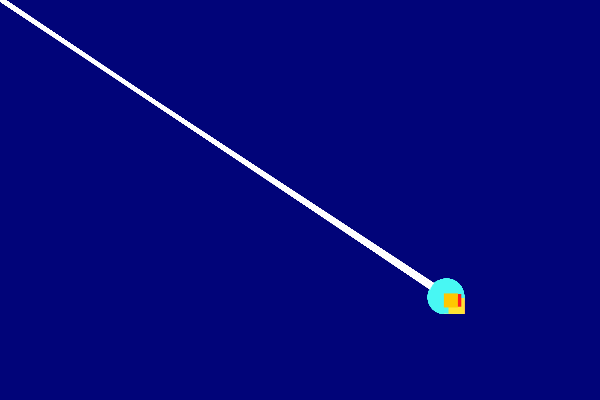
Frame 1 (no input)
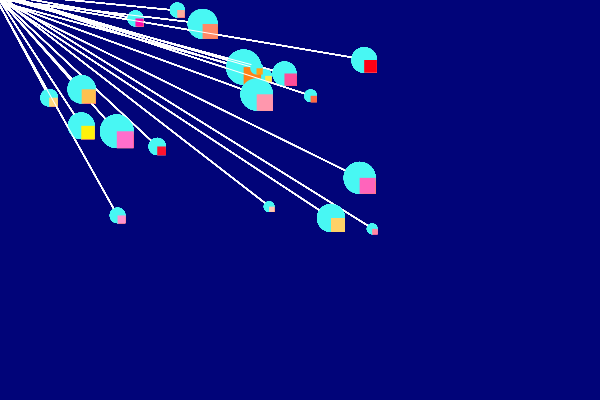
Frame 60 (the mouse pressed at the canvas centre just before this capture)
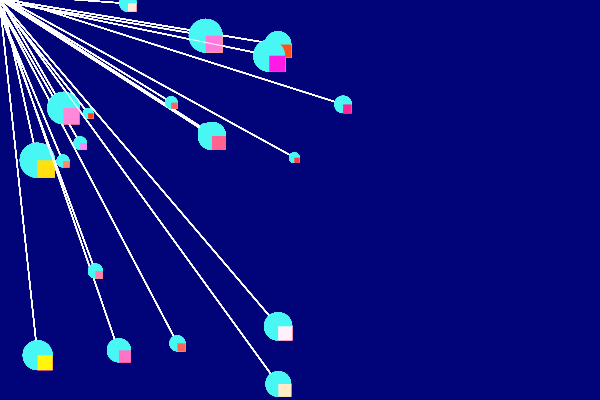
Frame 120 (the mouse held since frame 60 and released just before this capture)

The Processing sketch that drew these frames (run headless with seeded random() and noise(); from frame 60 on, the mouse is pressed at the canvas centre):

// Processing sketch: processing_140469
// ── processing_140469.pde


 
// COPYRIGHT Faryal Khalid
//Computing Arts with Processing
//HW 8

int numFig = 20;    //number of figures created
float [] xVal = new float [ numFig ] ;   //x-value of the figure
float [] yVal = new float [ numFig ] ;   //y-value of the figure 
color [] figColor = new color [ numFig ];  //color of the figure
float [] figDim = new float [ numFig ];  //dimension of the figure
float [] moveX = new float [ numFig ];   //movement in x direction
float [] moveY = new float [ numFig ];   //movement in y direction
float [] figAngle = new float [ numFig ];  //Angle of figure
boolean [] figBounce = new boolean [ numFig ];
float [] rotate = new float [ numFig ];
 
 
void setup( )
{
  size( 600, 400);
  background( 0 );
  noStroke( );
 
  //where the figure starts
  for ( int i = 0; i < xVal.length; i++)
  {
    xVal [ i ] = width*.75;
    yVal [ i ] = height*.75;
 
    //how the figure moves
    moveX [ i ] = random( 1, 7 );
    moveY [ i ] = random( 1, 7 );
 
    //angle of figure
    figAngle [ i ] = random( 1, 90 );
 
    //spell out figure color later
    
    //how big the figure is
    figDim [ i ] = random( 5, 20 );
 
    figBounce [ i ] = false;
  }
}
 
void draw( )
  {

  background(1,4,121);
  moveFigure( );
  drawFigure( );

  }

//border collision instance
void moveFigure( )
{
  for ( int i = 0; i<xVal.length; i++ )
  {
    xVal [ i ] = xVal [ i ] - moveX [ i ];
    yVal [ i ] = yVal [ i ] - moveY [ i ];
 

    if ( xVal [ i ] < 0 )
    {
      moveX [ i ] = -moveX [ i ];
      moveY [ i ] = moveY [ i ];
    }
 
    if ( xVal [ i ] > width)
    {
      moveX [ i ] = -moveX [ i ];
      moveY [ i ] = moveY [ i ];
    }
 
    if ( yVal [ i ] < 0 )
    {
      moveX [ i ] = moveX [ i ];
      moveY [ i ] = -moveY [ i ];
    }
 
    if ( yVal [ i ] > height )
    {
      moveX [ i ] = moveX [ i ];
      moveY [ i ] = -moveY [ i ];
    }
  }
}
  void drawFigure( )
  {
    for ( int i = 0; i<xVal.length; i++ )
    {
      rotateFigure( i );
    }
  }
 
  void rotateFigure( int index )
  {
    for ( int i = 0; i < xVal.length; i++ )
    {
      figure( i, figColor [ i ] );
    }
  }
 
 
 
  void figure( int index, int c )
  {
    //declare local variables
    float x = xVal [ index ];
    float y = yVal [ index ];
    float wd = figDim [ index ];
    float ht = figDim [ index ];
    
    stroke(255);
    line( x, y, wd-15, ht-15 );
    

    
    noStroke();
    fill( 72,247,243);
    ellipse( x, y, wd*2, ht*2 );
    
    noStroke();
    fill( 255, random(255), random(255));
    rect( x, y, wd, ht );

 
    
  }
 
 
  void keyPressed( )
  {
    if ( key == ' ' )
    {
      setup( );
    }
    else
    {
      exit( );
    }
  }
